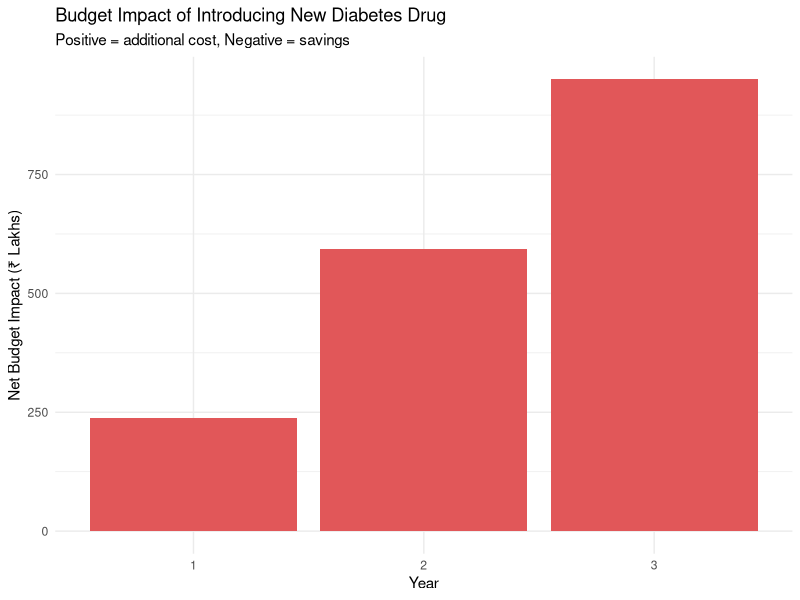

Recreate this plot in R.
## ---- chunk 1
#| label: fig-genai-workflow
#| echo: true
#| fig-cap: "Using GenAI as a coding assistant in HTA work"

library(DiagrammeR)

grViz("
digraph genai_flow {
  graph [rankdir=TB, bgcolor='transparent', fontname='Helvetica']
  node [shape=box, style='filled,rounded', fontname='Helvetica', fontsize=11]

  you [label='YOU\n(HTA expertise,\nclinical question)', fillcolor='#4e79a7', fontcolor='white', width=2]
  prompt [label='Write a Clear\nPrompt\n(describe model, parameters)', fillcolor='#59a14f', fontcolor='white', width=2]
  ai [label='GenAI\nGenerates\nR Code', fillcolor='#f28e2b', fontcolor='white', width=2]
  review [label='YOU Review\n& Validate\n(does it make sense?)', fillcolor='#e15759', fontcolor='white', width=2]
  test [label='Test &\nModify\n(run, check outputs)', fillcolor='#76b7b2', fontcolor='white', width=2]
  use [label='Use in\nYour Analysis', fillcolor='#edc948', fontcolor='black', width=2]

  you -> prompt -> ai -> review -> test -> use
  review -> prompt [style=dashed, label='Refine prompt', fontsize=9]
  test -> review [style=dashed, label='Fix issues', fontsize=9]
}
")
## ---- chunk 2
#| label: ai-generated-example
#| echo: true

# Budget Impact Analysis — AI-generated code (reviewed and corrected)

# Parameters
n_population <- 50000
cost_new_drug <- 15000
cost_current_drug <- 8000
market_uptake <- c(0.10, 0.25, 0.40)  # Years 1-3
hospitalisation_rate_current <- 0.15
hospitalisation_reduction <- 0.20
cost_hospitalisation <- 75000

# Calculate for each year
years <- 1:3
results <- data.frame(Year = years)

results$Patients_New <- n_population * market_uptake
results$Patients_Current <- n_population * (1 - market_uptake)

# Drug costs
results$Drug_Cost_New <- results$Patients_New * cost_new_drug
results$Drug_Cost_Current <- results$Patients_Current * cost_current_drug
results$Total_Drug_Cost <- results$Drug_Cost_New + results$Drug_Cost_Current

# Hospitalisation costs
results$Hosp_New <- results$Patients_New * hospitalisation_rate_current *
                    (1 - hospitalisation_reduction) * cost_hospitalisation
results$Hosp_Current <- results$Patients_Current * hospitalisation_rate_current *
                        cost_hospitalisation
results$Total_Hosp_Cost <- results$Hosp_New + results$Hosp_Current

# Total and comparison
results$Total_Cost_With_New <- results$Total_Drug_Cost + results$Total_Hosp_Cost

# Baseline (no new drug)
baseline_drug <- n_population * cost_current_drug
baseline_hosp <- n_population * hospitalisation_rate_current * cost_hospitalisation
baseline_total <- baseline_drug + baseline_hosp

results$Budget_Impact <- results$Total_Cost_With_New - baseline_total

# Display
cat("=== Budget Impact Analysis (₹) ===\n\n")
for (i in 1:3) {
  cat("Year", i, ": Net budget impact = ₹",
      format(round(results$Budget_Impact[i]), big.mark = ","), "\n")
}

# Plot
library(ggplot2)
ggplot(results, aes(x = factor(Year), y = Budget_Impact / 100000)) +
  geom_col(fill = ifelse(results$Budget_Impact > 0, "#e15759", "#59a14f")) +
  labs(x = "Year", y = "Net Budget Impact (₹ Lakhs)",
       title = "Budget Impact of Introducing New Diabetes Drug",
       subtitle = "Positive = additional cost, Negative = savings") +
  theme_minimal()
